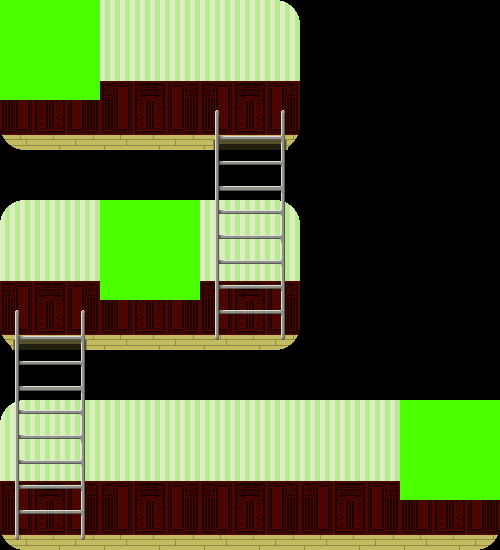

Rendered tile map (Tiled .tmx) drawn with the repository's tilesets; below, a short description and the full map source, tile grids included:
An orthogonal 10x11 tile map with 50x50 px tiles, 3 tile layers (Tile Layer 1, Tile Layer 2, Tile Layer 3), 3 tilesets and 10 objects.

<map version="1.0" orientation="orthogonal" renderorder="right-down" width="10" height="11" tilewidth="50" tileheight="50" nextobjectid="12">
 <tileset firstgid="1" name="BackGround" tilewidth="50" tileheight="50" tilecount="18">
  <image source="BackGround.png" width="300" height="150" />
 </tileset>
 <tileset firstgid="19" name="ladder" tilewidth="50" tileheight="50" tilecount="10">
  <image source="ladder.png" width="100" height="250" />
 </tileset>
 <tileset firstgid="29" name="Interactable" tilewidth="50" tileheight="50" tilecount="4">
  <image source="Interactable.png" width="100" height="100" />
 </tileset>
 <layer name="Tile Layer 1" width="10" height="11">
  <data encoding="csv">
1,2,3,4,5,6,0,0,0,0,
7,8,9,10,11,12,0,0,0,0,
13,14,15,16,17,18,0,0,0,0,
0,0,0,0,0,0,0,0,0,0,
1,2,3,4,5,6,0,0,0,0,
7,8,9,10,11,12,0,0,0,0,
13,14,15,16,17,18,0,0,0,0,
0,0,0,0,0,0,0,0,0,0,
1,2,3,4,3,4,3,4,5,6,
7,8,9,10,9,10,9,10,11,12,
13,14,15,16,15,16,15,16,17,18
</data>
 </layer>
 <layer name="Tile Layer 2" width="10" height="11">
  <data encoding="csv">
0,0,0,0,0,0,0,0,0,0,
0,0,0,0,0,0,0,0,0,0,
0,0,0,0,19,20,0,0,0,0,
0,0,0,0,21,22,0,0,0,0,
0,0,0,0,23,24,0,0,0,0,
0,0,0,0,25,26,0,0,0,0,
19,20,0,0,27,28,0,0,0,0,
21,22,0,0,0,0,0,0,0,0,
23,24,0,0,0,0,0,0,0,0,
25,26,0,0,0,0,0,0,0,0,
27,28,0,0,0,0,0,0,0,0
</data>
 </layer>
 <objectgroup name="Object Layer 1">
  <object id="1" x="0" y="135" width="215" height="15" />
  <object id="2" x="84" y="335" width="216" height="18" />
  <object id="3" x="0" y="535" width="500" height="15" />
  <object id="6" x="284" y="2.66667" width="20" height="144" />
  <object id="8" x="-14.6667" y="-4" width="14.6667" height="152" />
  <object id="9" x="-9.33333" y="197.333" width="22.6667" height="149.333" />
  <object id="10" x="497.333" y="401.333" width="8" height="148" />
  <object id="11" x="-16" y="400" width="16" height="152" />
 </objectgroup>
 <objectgroup name="Object Layer 2">
  <object id="4" x="225" y="110" width="50" height="225" />
  <object id="5" x="25" y="310" width="50" height="225" />
 </objectgroup>
 <layer name="Tile Layer 3" width="10" height="11">
  <data encoding="csv">
29,30,0,0,0,0,0,0,0,0,
31,32,0,0,0,0,0,0,0,0,
0,0,0,0,0,0,0,0,0,0,
0,0,0,0,0,0,0,0,0,0,
0,0,29,30,0,0,0,0,0,0,
0,0,31,32,0,0,0,0,0,0,
0,0,0,0,0,0,0,0,0,0,
0,0,0,0,0,0,0,0,0,0,
0,0,0,0,0,0,0,0,29,30,
0,0,0,0,0,0,0,0,31,32,
0,0,0,0,0,0,0,0,0,0
</data>
 </layer>
</map>
